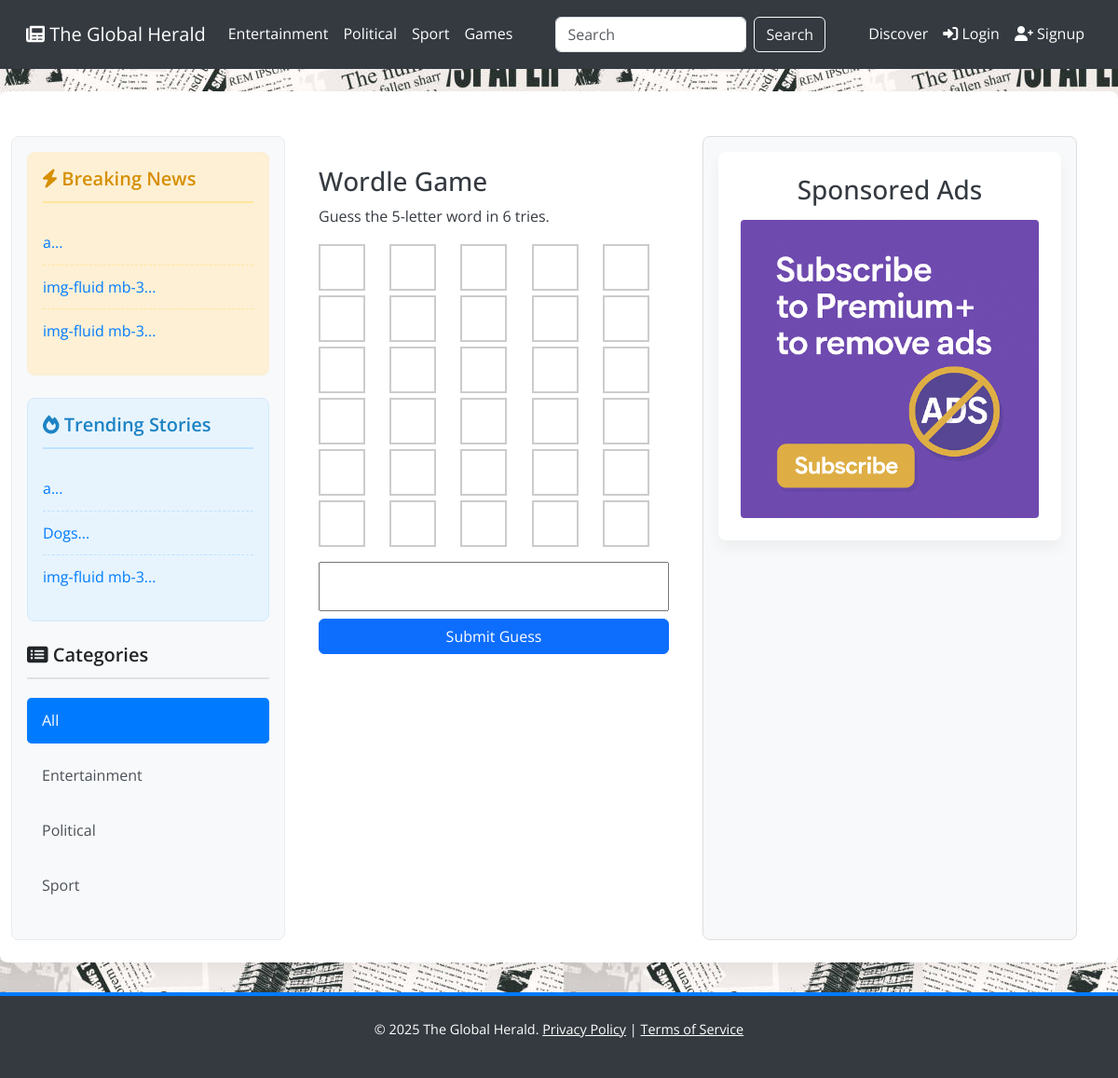
The page /Wordle.php on the database its author committed.
### tables this page shows
CREATE TABLE `category` (
  `category_id` int(11) NOT NULL,
  `category_name` varchar(255) NOT NULL
);

CREATE TABLE `articles` (
  `id` int(11) NOT NULL,
  `title` varchar(255) NOT NULL,
  `content` text NOT NULL,
  `author` varchar(100) NOT NULL,
  `created_at` timestamp NOT NULL DEFAULT current_timestamp(),
  `category_id` int(11) NOT NULL,
  `image_path` mediumtext NOT NULL,
  `views` int(11) NOT NULL DEFAULT 0
);

### classes/Admin.php (called while the page is built, shortened)
<?php
class Admin
{
    private $conn;
    public function __construct($db)
    {
        $this->conn = $db;
    }
    public function getCategories()
    {
        $query = "SELECT * FROM category ORDER BY category_name ASC";
        return $this->conn->query($query);
    }
}

### classes/Article.php (called while the page is built, shortened)
<?php
class Article
{
    private $conn;
    public function __construct($db)
    {
        $this->conn = $db;
    }
    public function getRandomArticleId()
    {
        $query = "SELECT id FROM articles ORDER BY RAND() LIMIT 1";
        $result = $this->conn->query($query);
        if ($result && $row = $result->fetch_assoc()) {
            return $row['id'];
        }
        return null;
    }
}
?>

### classes/User.php (called while the page is built, shortened)
<?php
class User
{
    private $userId;
    private $subscriptionName;
    public function __construct($db)
    {
        $this->userId = isset($_SESSION['user_id']) ? $_SESSION['user_id'] : null;
        $this->subscriptionName = null;
    }
    public function isLoggedIn()
    {
        return $this->userId !== null;
    }
    public function isSignedUp()
    {
        return isset($_SESSION['just_signed_up']) && $_SESSION['just_signed_up'] === true;
    }
    public function shouldShowAds()
    {
        return !($this->subscriptionName === 3);
    }
}
?>

### Wordle.php (the view, shortened to what this page needs)
<?php
include_once 'classes/Article.php';
include_once 'classes/User.php';
include_once 'classes/Admin.php';
$db = Database::getInstance()->getConnection();
$articleObj = new Article($db);
$userObj = new User($db);
$adminObj = new Admin($db);
$categories_result = $adminObj->getCategories();
$selected_category = isset($_GET['category_id']) ? intval($_GET['category_id']) : 0;
$notfications_count = $userObj->getNotificationsCount();
$show_ads = $userObj->shouldShowAds();
?>
<!DOCTYPE html>
<html lang="en">
<head>
    <link href="https://cdn.jsdelivr.net/npm/bootstrap@5.3.0/dist/css/bootstrap.min.css" rel="stylesheet">
    <link rel="stylesheet" href="https://cdnjs.cloudflare.com/ajax/libs/font-awesome/6.0.0-beta3/css/all.min.css">
    <link rel="stylesheet" href="style/index.css">
    <link rel="stylesheet" href="style/games.css">
</head>
<body>
    <nav class="navbar navbar-expand-lg navbar-dark">
        <div class="container-fluid">
            <a class="navbar-brand" href="index.php">
                <i class="fas fa-newspaper"></i> The Global Herald
            </a>
            <div class="collapse navbar-collapse" id="navbarNav">
                <ul class="navbar-nav me-auto mb-2 mb-lg-0">
                    <?php
                    $categories_result->data_seek(0);
                    while ($category = $categories_result->fetch_assoc()): ?>
                        <li class="nav-item">
                            <a class="nav-link <?= $selected_category == $category['category_id'] ? 'active' : '' ?>"
                                href="index.php?category_id=<?= $category['category_id'] ?>">
                                <?= htmlspecialchars($category['category_name']) ?>
                            </a>
                        </li>
                    <?php endwhile; ?>
                    <li>
                        <a class="nav-link" href="index.php#games">Games</a>
                    </li>
                </ul>
                <form class="d-flex" method="GET" action="index.php">
                    <input class="form-control me-2" type="search" name="search" placeholder="Search"
                        aria-label="Search"
                        value="<?= isset($_GET['search']) ? htmlspecialchars($_GET['search']) : '' ?>">
                    <button class="btn btn-outline-light" type="submit">Search</button>
                </form>
                <ul class="navbar-nav ms-auto">
                    <ul class="navbar-nav me-auto mb-2 mb-lg-0">
                        <li>
                            <?php
                            $randomArticleId = $articleObj->getRandomArticleId();
                            ?>
                            <a class="nav-link" href="article.php?id=<?= $randomArticleId ?>">Discover</a>
                        </li>
                    </ul>
                    <?php if ($userObj->isLoggedIn() || $userObj->isSignedUp()): ?>
                        <li class="
                                                                nav-item">
                            <a class="nav-link position-relative" href="noti.php" title="Notifications">
                                <i class="fas fa-bell fa-lg"></i>
                                <?php if ($notfications_count > 0): ?>
                                    <span
                                        class="position-absolute top-0 start-100 translate-middle badge rounded-pill bg-danger">
                                        <?= $notfications_count ?>
                                        <span class="visually-hidden">unread
                                            notifications</span>
                                    </span>
                                <?php endif; ?>
                            </a>
                        </li>
                        <li class="nav-item user-dropdown">
                            <a class="nav-link" href="#" id="userDropdown" role="button" data-bs-toggle="dropdown"
                                aria-expanded="false" title="User Menu">
                                <i class="fas fa-user-circle fa-lg"></i>
                            </a>
                            <ul class="dropdown-menu user-dropdown-menu" aria-labelledby="userDropdown">
                                <li><a class="dropdown-item" href="profile.php"><i class="fas fa-user me-2"></i>
                                        Profile</a></li>
                                <li><a class="dropdown-item" href="favorites.php"><i class="fas fa-heart me-2"></i>
                                        Favorites</a></li>
                                <li><a class="dropdown-item" href="bookmarks.php"><i class="fas fa-bookmark me-2"></i>
                                        Bookmarks</a></li>
                                <?php if (isset($_SESSION['role']) && $_SESSION['role'] === 'admin'): ?>
                                    <li><a class="dropdown-item" href="admin.php"><i class="fas fa-user-shield me-2"></i>
                                            Admin Panel</a></li>
                                <?php endif; ?>
                                <li>
                                    <hr class="dropdown-divider">
                                </li>
                                <li><a class="dropdown-item" href="logout.php"><i class="fas fa-sign-out-alt me-2"></i>
                                        Logout</a></li>
                            </ul>
                        </li>
                    <?php else: ?>
                        <li class="nav-item">
                            <a class="nav-link" href="login.html"><i class="fas fa-sign-in-alt"></i>
                                Login</a>
                        </li>
                        <li class="nav-item">
                            <a class="nav-link" href="signup.html"><i class="fas fa-user-plus"></i>
                                Signup</a>
                        </li>
                    <?php endif; ?>
                </ul>
            </div>
        </div>
    </nav>
    <div class="container mt-4">
        <div class="row">
            <div class="col-md-3 sidebar">
                <div class="breaking-news">
                    <h4><i class="fas fa-bolt"></i> Breaking News</h4>
                    <ul>
                        <?php
                        $breaking_news_query = "SELECT id, title FROM articles ORDER BY created_at DESC LIMIT 3";
                        $breaking_news_result = $db->query($breaking_news_query);
                        if ($breaking_news_result && $breaking_news_result->num_rows > 0): ?>
                            <?php while ($news = $breaking_news_result->fetch_assoc()): ?>
                                <li><a href="#"><?= htmlspecialchars(substr($news['title'], 0, 60)) ?>...</a>
                                </li>
                            <?php endwhile; ?>
                        <?php else: ?>
                            <li>No breaking news at the moment.</li>
                        <?php endif; ?>
                    </ul>
                </div>
                <div class="popular-articles">
                    <h4><i class="fas fa-fire"></i> Trending Stories</h4>
                    <ul>
                        <?php
                        $popular_articles_query = "SELECT id, title FROM articles ORDER BY views DESC LIMIT 3";
                        $popular_articles_result = $db->query($popular_articles_query);
                        if ($popular_articles_result && $popular_articles_result->num_rows > 0): ?>
                            <?php while ($popular = $popular_articles_result->fetch_assoc()): ?>
                                <li><a
                                        href="article.php?id=<?= $popular['id'] ?>"><?= htmlspecialchars(substr($popular['title'], 0, 50)) ?>...</a>
                                </li>
                            <?php endwhile; ?>
                        <?php else: ?>
                            <li>No trending stories yet.</li>
                        <?php endif; ?>
                    </ul>
                </div>
                <div>
                    <h4><i class="fas fa-list-alt"></i> Categories</h4>
                    <ul class="category-list">
                        <li class="<?= $selected_category == 0 ? 'active' : '' ?>">
                            <a href="index.php">All</a>
                        </li>
                        <?php
                        $categories_result->data_seek(0);
                        while ($category = $categories_result->fetch_assoc()): ?>
                            <li class="<?= $selected_category == $category['category_id'] ? 'active' : '' ?>">
                                <a href="index.php?category_id=<?= $category['category_id'] ?>">
                                    <?= htmlspecialchars($category['category_name']) ?>
                                </a>
                            </li>
                        <?php endwhile; ?>
                    </ul>
                </div>
            </div>
            <div class="game-container" id="wordle-game" style="margin-top: 2rem; max-width: 400px;">
                <h3 id="h3w">Wordle Game</h3>
                <p>Guess the 5-letter word in 6 tries.</p>
                <div id="wordle-grid"
                    style="display: grid; grid-template-columns: repeat(5, 1fr); gap: 5px; margin-bottom: 1rem;">
                    <div class="wordle-cell"></div>
                    <div class="wordle-cell"></div>
                    <div class="wordle-cell"></div>
                    <div class="wordle-cell"></div>
                    <div class="wordle-cell"></div>
                    <div class="wordle-cell"></div>
                    <div class="wordle-cell"></div>
                    <div class="wordle-cell"></div>
                    <div class="wordle-cell"></div>
                    <div class="wordle-cell"></div>
                    <div class="wordle-cell"></div>
                    <div class="wordle-cell"></div>
                    <div class="wordle-cell"></div>
                    <div class="wordle-cell"></div>
                    <div class="wordle-cell"></div>
                    <div class="wordle-cell"></div>
                    <div class="wordle-cell"></div>
                    <div class="wordle-cell"></div>
                    <div class="wordle-cell"></div>
                    <div class="wordle-cell"></div>
                    <div class="wordle-cell"></div>
                    <div class="wordle-cell"></div>
                    <div class="wordle-cell"></div>
                    <div class="wordle-cell"></div>
                    <div class="wordle-cell"></div>
                    <div class="wordle-cell"></div>
                    <div class="wordle-cell"></div>
                    <div class="wordle-cell"></div>
                    <div class="wordle-cell"></div>
                    <div class="wordle-cell"></div>
                </div>
                <input type="text" id="wordle-input" maxlength="5"
                    style="text-transform: uppercase; width: 100%; padding: 0.5rem; font-size: 1.2rem; letter-spacing: 0.3rem;"
                    autofocus autocomplete="off" />
                <button id="wordle-submit" class="btn btn-primary mt-2" style="width: 100%;">Submit Guess</button>
            </div>
            <?php if ($show_ads): ?>
                <section class="ads-section"
                    style="background-color: #f8f9fa;  padding: 1rem;  border: 1px solid #ddd; border-radius: 0.5rem; width: fit-content; ">
                    <div class="container">
                        <h3 style="text-align: center; margin-bottom: 1rem;">Sponsored Ads</h3>
                        <div style="display: flex; justify-content: center; gap: 1rem;">
                            <a href="subscription.php" target="_blank">
                                <div
                                    style="width: 100%; height: 20rem;  border-radius: 0.25rem; overflow: hidden; display: flex; align-items: center; justify-content: center;">
                                    <img src="images/g6.png" alt="Ad1"
                                        style="width: 100%; height: 100%; object-fit: contain;">
                                </div>
                            </a>
                        </div>
                    </div>
                </section>
            <?php endif; ?>
        </div>
    </div>
    <footer>
        <p>&copy; <?= date("Y") ?> The Global Herald. <a href="#">Privacy Policy</a> | <a href="#">Terms of
                Service</a></p>
    </footer>
    <link rel="stylesheet" href="https://cdnjs.cloudflare.com/ajax/libs/font-awesome/6.0.0/css/all.min.css"
 />
</body>
</html>

### rows shown on the page
category: category_name "Entertainment"
category: category_name "Political"
category: category_name "Sport"
articles: title "a"
articles: title "img-fluid mb-3"
articles: title "img-fluid mb-3"
articles: title "Dogs"
